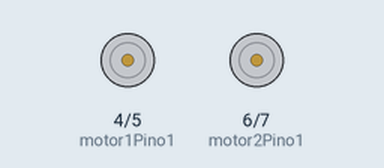
Recording of a sketch running on a simulated Arduino Uno, built with avr-gcc and run on an emulated ATmega328P. Shown: motor-driver pin pairs drawn as motors (green arrow = first pin HIGH = forward, orange = second pin HIGH = backward, longer = more drive).

Above: at 2.5 s.
At 20.0 s:
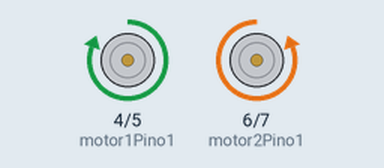
At 32.5 s:
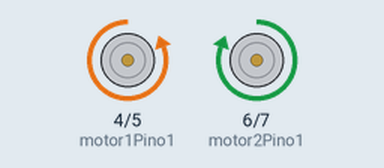
At 45.0 s:
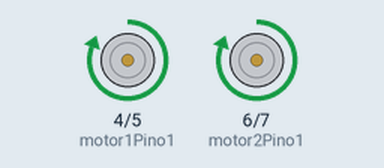
Timing chart, 0 to 46.8 s (numbered marks = the images above):
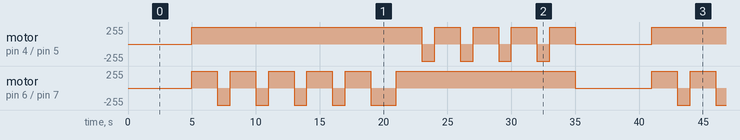

The sketch:

trabalho_quadrado_90.ino
```cpp
// Definindo os pinos conectados à ponte H
int motor1Pino1 = 4; // Pino de controle do motor 1 - sentido 1
int motor1Pino2 = 5; // Pino de controle do motor 1 - sentido 2
int motor2Pino1 = 6; // Pino de controle do motor 2 - sentido 1
int motor2Pino2 = 7; // Pino de controle do motor 2 - sentido 2

 void setup() {
  // Configurando os pinos como saídas
  pinMode(motor1Pino1, OUTPUT);
  pinMode(motor1Pino2, OUTPUT);
  pinMode(motor2Pino1, OUTPUT);
  pinMode(motor2Pino2, OUTPUT);
}

void loop() {

    delay(5000);

  // Movimento para a frente
  motorFrente();
  delay(2000); // Aguarda por 2 segundos

  // Girar para a direita
  virarDireita();
  delay(1000); // Aguarda por 1 segundo

  // Movimento para frente novamente (lado direito do quadrado)
  motorFrente();
  delay(2000); // Aguarda por 2 segundos

  // Girar para a direita (canto superior direito)
  virarDireita();
  delay(1000); // Aguarda por 1 segundo

  // Movimento para frente novamente (lado superior do quadrado)
  motorFrente();
  delay(2000); // Aguarda por 2 segundos

  // Girar para a direita (canto superior esquerdo)
  virarDireita();
  delay(1000); // Aguarda por 1 segundo

  // Movimento para frente novamente (lado esquerdo do quadrado)
  motorFrente();
  delay(2000); // Aguarda por 2 segundos

  // Girar para a direita (canto inferior esquerdo)
  virarDireita();
  delay(1000); // Aguarda por 1 segundo

  // Movimento para frente novamente (lado esquerdo do quadrado)
  motorFrente();
  delay(2000); // Aguarda por 2 segundos

  // 180º
  virarDireita();
  delay(2000); // Aguarda por 2 segundos

  // Movimento para a frente
  motorFrente();
  delay(2000); // Aguarda por 2 segundos

  // Girar para a esquerda (lado esquerdo inferior)
  virarEsquerda();
  delay(1000); // Aguarda por 1 segundo

  // Movimento para frente novamente
  motorFrente();
  delay(2000); // Aguarda por 2 segundos

  // Girar para a esquerda (canto inferior direito)
  virarEsquerda();
  delay(1000); // Aguarda por 1 segundo

  // Movimento para frente novamente (lado superior do quadrado)
  motorFrente();
  delay(2000); // Aguarda por 2 segundos

  // Girar para a esquerda (canto superior direito)
  virarEsquerda();
  delay(1000); // Aguarda por 1 segundo

  // Movimento para frente novamente (lado direito do quadrado)
  motorFrente();
  delay(2000); // Aguarda por 2 segundos

  // Girar para a esquerda (canto superior esquerdo)
  virarEsquerda();
  delay(1000); // Aguarda por 1 segundo

  // Movimento para frente novamente (lado esquerdo do quadrado)
  motorFrente();
  delay(2000); // Aguarda por 2 segundos

  // Parar por um segundo (canto inferior esquerdo)
  parar();
  delay(1000); // Aguarda por 1 segundo
}

void motorFrente() {
  // Motor 1 para a frente
  digitalWrite(motor1Pino1, HIGH);
  digitalWrite(motor1Pino2, LOW);

  // Motor 2 para a frente
  digitalWrite(motor2Pino1, HIGH);
  digitalWrite(motor2Pino2, LOW);
}

void virarDireita() {
  // Motor 1 para frente
  digitalWrite(motor1Pino1, HIGH);
  digitalWrite(motor1Pino2, LOW);

  // Motor 2 para trás
  digitalWrite(motor2Pino1, LOW);
  digitalWrite(motor2Pino2, HIGH);
}

void virarEsquerda() {
  // Motor 1 para frente
  digitalWrite(motor1Pino1, LOW);
  digitalWrite(motor1Pino2, HIGH);

  // Motor 2 para trás
  digitalWrite(motor2Pino1, HIGH);
  digitalWrite(motor2Pino2, LOW);
}

void parar() {
  // Parar motor 1
  digitalWrite(motor1Pino1, LOW);
  digitalWrite(motor1Pino2, LOW);

  // Parar motor 2
  digitalWrite(motor2Pino1, LOW);
  digitalWrite(motor2Pino2, LOW);
}
```

Measured:
- by itself, motor on pin 4 (motor1Pino1) / pin 5 (motor1Pino2): repeats every 36.0 s: 4 × (backward 255/255 1.0 s, forward 255/255 2.0 s), stopped 6.0 s, forward 255/255 18.0 s
- by itself, motor on pin 6 (motor2Pino1) / pin 7 (motor2Pino2): repeats every 36.0 s: 4 × (backward 255/255 1.0 s, forward 255/255 2.0 s), backward 255/255 2.0 s, forward 255/255 14.0 s, stopped 6.0 s, forward 255/255 2.0 s
